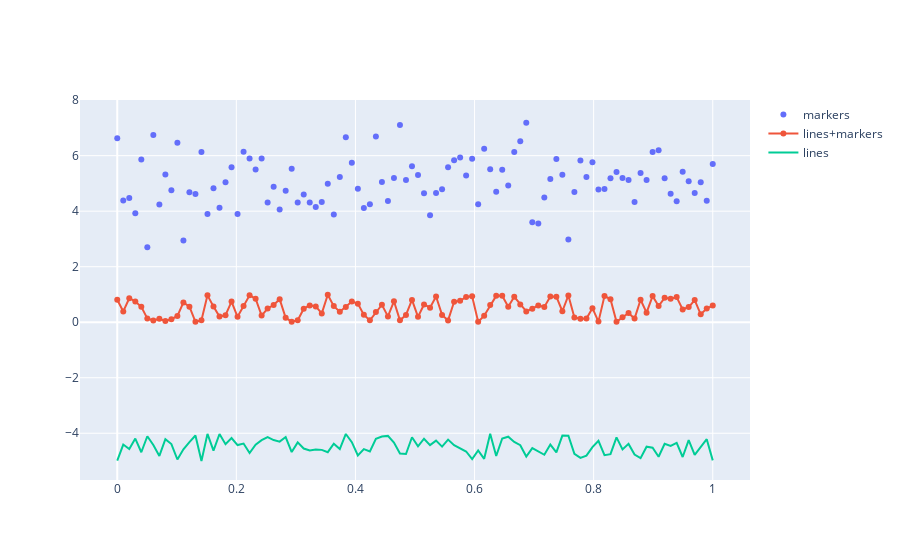

Write notebook code for a chart like this one.
### Code cell
np.random.seed(1)

N = 100
random_x = np.linspace(0, 1, N)
random_y0 = np.random.randn(N) + 5
random_y1 = np.random.rand(N)
random_y2 = np.random.rand(N) - 5

fig = go.Figure()

fig.add_trace(go.Scatter(x=random_x, y=random_y0, mode='markers', name='markers'))
fig.add_trace(go.Scatter(x=random_x, y=random_y1, mode='lines+markers', name='lines+markers'))
fig.add_trace(go.Scatter(x=random_x, y=random_y2, mode='lines', name='lines'))
